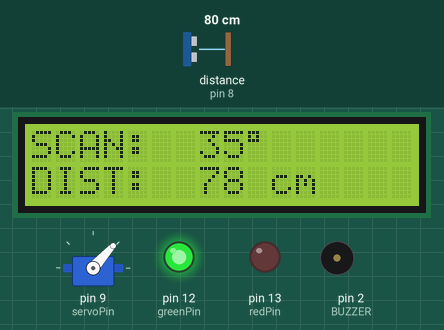
The sketch below on a simulated Arduino Uno, built with avr-gcc and run on an emulated ATmega328P. Shown: 16×2 character LCD, servo, output pins drawn as LEDs (lit = HIGH), buzzer (waves = sounding). Wiring (inferred from the names in the program): ultrasonic range finder: trigger pin 7; echo pin 8. Dashed ring = blinking. The inputs (shaded band) are chosen by the test bench; at power-on: distance to the obstacle (sensor on pin 8) 80 cm. The echo pulse lasts 58.3 µs per cm; pins used as bus, display or sensor lines are not drawn; what the sketch prints to the serial monitor is not drawn.

Above: at 3.2 s.
3.3 s: distance to the obstacle (sensor on pin 8) set to 2 cm
At 4.9 s:
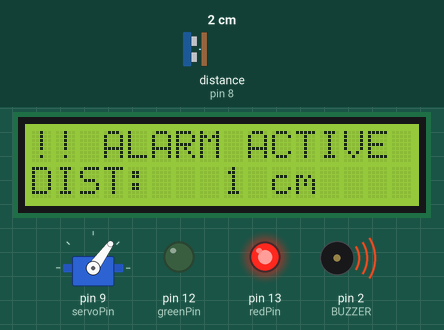
5.3 s: distance to the obstacle (sensor on pin 8) set to 19 cm
At 6.6 s:
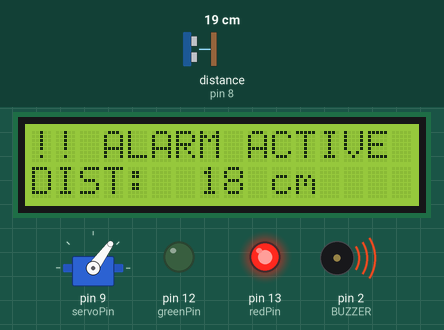
6.9 s: distance to the obstacle (sensor on pin 8) set to 23 cm
At 8.1 s:
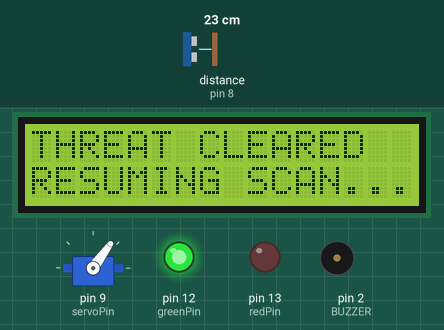
9.9 s: distance to the obstacle (sensor on pin 8) set to 48 cm
At 10.61 s:
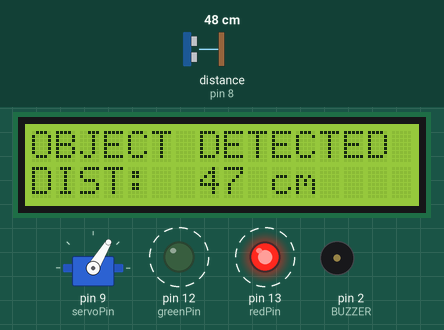
12.8 s: distance to the obstacle (sensor on pin 8) set to 55 cm
At 13.64 s:
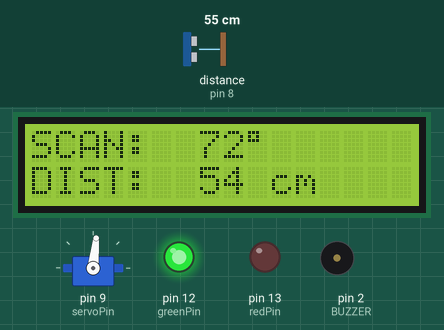
15.8 s: distance to the obstacle (sensor on pin 8) set to 9 cm
At 16.2 s:
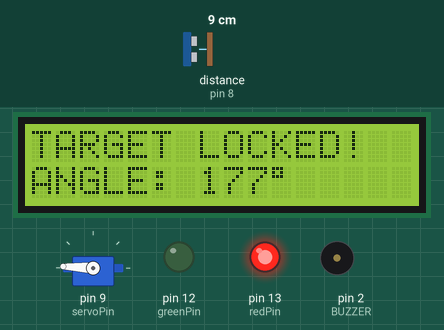
Timing chart, 0 to 18.8 s (numbered marks = the images above; inputs shaded):
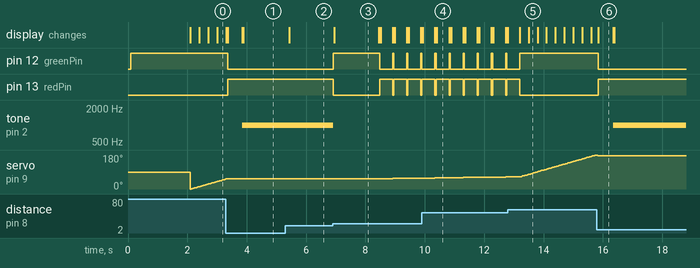

The sketch:

Guardradar_project.ino
```cpp
#include <Wire.h>
#include <LiquidCrystal_I2C.h>
#include <Servo.h>

LiquidCrystal_I2C lcd(0x27, 16, 2);
Servo radarServo;

#define redPin     13
#define greenPin   12
#define BUZZER     2
#define servoPin   9
#define echoPin    8
#define trigPin    7

const int detectionZone = 50;
const int dangerZone = 20;

enum State {
  BOOT,
  SCANNING,
  OBJECT_DETECTED,
  TARGET_LOCKED,
  ALARM_ACTIVE,
  THREAT_CLEARED
};

State currentState = BOOT;
State previousState = BOOT;

int angle = 0;
bool forward = true;

int targetAngle = 0;
float distance = 0;

unsigned long lastScan = 0;
unsigned long lastLCD = 0;
const unsigned long LCD_REFRESH_INTERVAL = 150; // Throttles LCD refresh to 150ms to eliminate flicker

// Measure Distance
float getDistance() {
  digitalWrite(trigPin, LOW);
  delayMicroseconds(2);

  digitalWrite(trigPin, HIGH);
  delayMicroseconds(10);
  digitalWrite(trigPin, LOW);

  long duration = pulseIn(echoPin, HIGH, 30000);

  float d = duration * 0.034 / 2.0;

  if (d <= 0 || d > 400)
    d = 400;

  return d;
}

// Radar Data for Processing
void sendRadarData(int a, float d) {
  Serial.print(a);
  Serial.print(",");
  Serial.println(d);
}

// Display routines formatted to exactly 16 characters to wipe out old text cleanly
void showScan() {
  char line0[17];
  char line1[17];

  snprintf(line0, sizeof(line0), "SCAN: %3d\xDF       ", angle);
  snprintf(line1, sizeof(line1), "DIST: %3d cm    ", (int)distance);

  lcd.setCursor(0, 0);
  lcd.print(line0);
  lcd.setCursor(0, 1);
  lcd.print(line1);
}

void showDetected() {
  char line1[17];
  snprintf(line1, sizeof(line1), "DIST: %3d cm    ", (int)distance);

  lcd.setCursor(0, 0);
  lcd.print("OBJECT DETECTED ");
  lcd.setCursor(0, 1);
  lcd.print(line1);
}

void showLocked() {
  char line1[17];
  snprintf(line1, sizeof(line1), "ANGLE: %3d\xDF     ", targetAngle);

  lcd.setCursor(0, 0);
  lcd.print("TARGET LOCKED!  ");
  lcd.setCursor(0, 1);
  lcd.print(line1);
}

void showAlarm() {
  char line1[17];
  snprintf(line1, sizeof(line1), "DIST: %3d cm    ", (int)distance);

  lcd.setCursor(0, 0);
  lcd.print("!! ALARM ACTIVE ");
  lcd.setCursor(0, 1);
  lcd.print(line1);
}

void showCleared() {
  lcd.setCursor(0, 0);
  lcd.print("THREAT CLEARED  ");
  lcd.setCursor(0, 1);
  lcd.print("RESUMING SCAN...");
}

// Setup
void setup() {
  pinMode(redPin, OUTPUT);
  pinMode(greenPin, OUTPUT);
  pinMode(BUZZER, OUTPUT);

  pinMode(trigPin, OUTPUT);
  pinMode(echoPin, INPUT);

  lcd.init();
  lcd.backlight();

  radarServo.attach(servoPin);

  Serial.begin(9600);

  lcd.setCursor(0, 0);
  lcd.print("GuardianScan    ");
  lcd.setCursor(0, 1);
  lcd.print("System Ready    ");

  digitalWrite(greenPin, HIGH);

  delay(2000);
  lcd.clear();

  currentState = SCANNING;
}

// Main Loop
void loop() {

  // Clean the screen ONCE on state transition to prevent visual artifacts
  if (currentState != previousState) {
    lcd.clear();
    previousState = currentState;
  }

  switch (currentState) {

    // SCANNING
    case SCANNING:
      digitalWrite(greenPin, HIGH);
      digitalWrite(redPin, LOW);
      noTone(BUZZER);

      if (millis() - lastScan >= 20) {
        lastScan = millis();

        radarServo.write(angle);
        distance = getDistance();
        sendRadarData(angle, distance);

        // Refresh LCD every 150ms instead of every 20ms
        if (millis() - lastLCD >= LCD_REFRESH_INTERVAL) {
          lastLCD = millis();
          showScan();
        }

        if (distance <= dangerZone) {
          targetAngle = angle;
          currentState = TARGET_LOCKED;
        } else if (distance <= detectionZone) {
          currentState = OBJECT_DETECTED;
        }

        if (forward) {
          angle++;
          if (angle >= 180) forward = false;
        } else {
          angle--;
          if (angle <= 0) forward = true;
        }
      }
      break;

    // OBJECT DETECTED
    case OBJECT_DETECTED:
      digitalWrite(greenPin, LOW);
      digitalWrite(redPin, HIGH);

      showDetected();
      delay(400);

      distance = getDistance();

      if (distance <= dangerZone) {
        targetAngle = angle;
        currentState = TARGET_LOCKED;
      } else {
        currentState = SCANNING;
      }
      break;

    // TARGET LOCKED
    case TARGET_LOCKED:
      radarServo.write(targetAngle);
      showLocked();

      digitalWrite(redPin, HIGH);
      digitalWrite(greenPin, LOW);

      delay(500); // Short pause to display "Target Locked"
      currentState = ALARM_ACTIVE;
      break;

    // ALARM ACTIVE
    case ALARM_ACTIVE:
      radarServo.write(targetAngle);
      distance = getDistance();

      tone(BUZZER, 1000);
      sendRadarData(targetAngle, distance);

      // Continuously update distance on LCD during alarm state
      if (millis() - lastLCD >= LCD_REFRESH_INTERVAL) {
        lastLCD = millis();
        showAlarm();
      }

      if (distance > dangerZone) {
        noTone(BUZZER);
        currentState = THREAT_CLEARED;
      }
      break;

    // THREAT CLEARED
    case THREAT_CLEARED:
      digitalWrite(redPin, LOW);
      digitalWrite(greenPin, HIGH);
      noTone(BUZZER);

      showCleared();
      delay(1500);

      currentState = SCANNING;
      break;

    default:
      currentState = SCANNING;
      break;
  }
}
```

Measured:
- the behaviour switches between 20 and 21 cm on distance to the obstacle (sensor on pin 8) (found by bisection; images 2 and 3)
- the behaviour switches between 50 and 51 cm on distance to the obstacle (sensor on pin 8) (found by bisection; images 4 and 5)
- after the input at 3.3 s, pin 12 (greenPin): HIGH → LOW after 0.05 s; pin 13 (redPin): LOW → HIGH after 0.05 s; tone on pin 2 (BUZZER): silent → 1000 Hz after 0.56 s; servo on pin 9 (servoPin): goes on until 3.3 s, then stays 54°; the display: first differs from a run without the input after 0.05 s (image 1 shows a later state)
- after the input at 5.3 s, the display: changes after 0.14 s (image 2)
- after the input at 6.9 s, pin 12 (greenPin): LOW → HIGH at once, then repeats every 0.47 s: LOW 0.44 s, HIGH 0.04 s; pin 13 (redPin): HIGH → LOW at once, then repeats every 0.47 s: HIGH 0.44 s, LOW 0.04 s
- after the input at 9.9 s, the display: first differs from a run without the input after 0.51 s (image 4)
- after the input at 12.8 s, pin 12 (greenPin): goes on until 13.2 s, then stays HIGH; pin 13 (redPin): goes on until 13.2 s, then stays LOW
- after the input at 15.8 s, pin 12 (greenPin): HIGH → LOW after 0.05 s; pin 13 (redPin): LOW → HIGH after 0.05 s; tone on pin 2 (BUZZER): silent → 1000 Hz after 0.55 s; servo on pin 9 (servoPin): goes on until 15.8 s, then stays 177°; the display: changes after 0.05 s (image 6)
